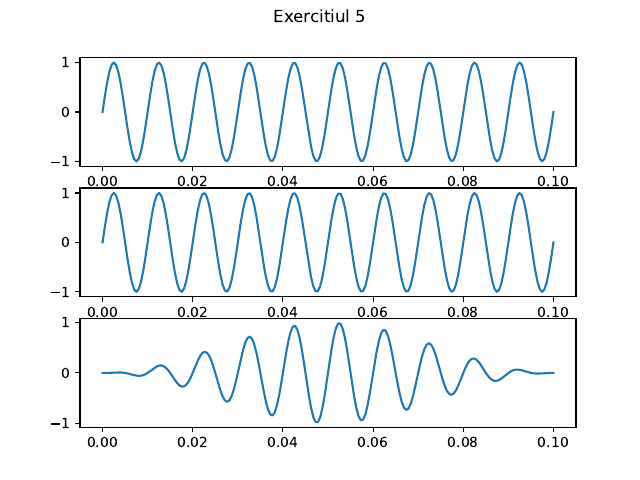

Source code (Python):
import numpy as np
from matplotlib import pyplot as plt

def dreptunghiulara(N):
    return np.ones(N)
def hanning(N):
    n = np.arange(N)
    return 0.5 * (1-np.cos(2*np.pi*n/N))

f = 100
def sinusoidal(t):
    return np.sin(2*np.pi*f*t)

N = 200
t = np.linspace(0,0.1, 200)
plt.plot(t, sinusoidal(t) * dreptunghiulara(N))
plt.show()

fig, axs = plt.subplots(3)
fig.suptitle('Exercitiul 5')
axs[0].plot(t, sinusoidal(t))
axs[1].plot(t, sinusoidal(t) * dreptunghiulara(N))
axs[2].plot(t, sinusoidal(t) * hanning(N))
plt.savefig('Exercitiul_5.pdf', format='pdf')
plt.show()